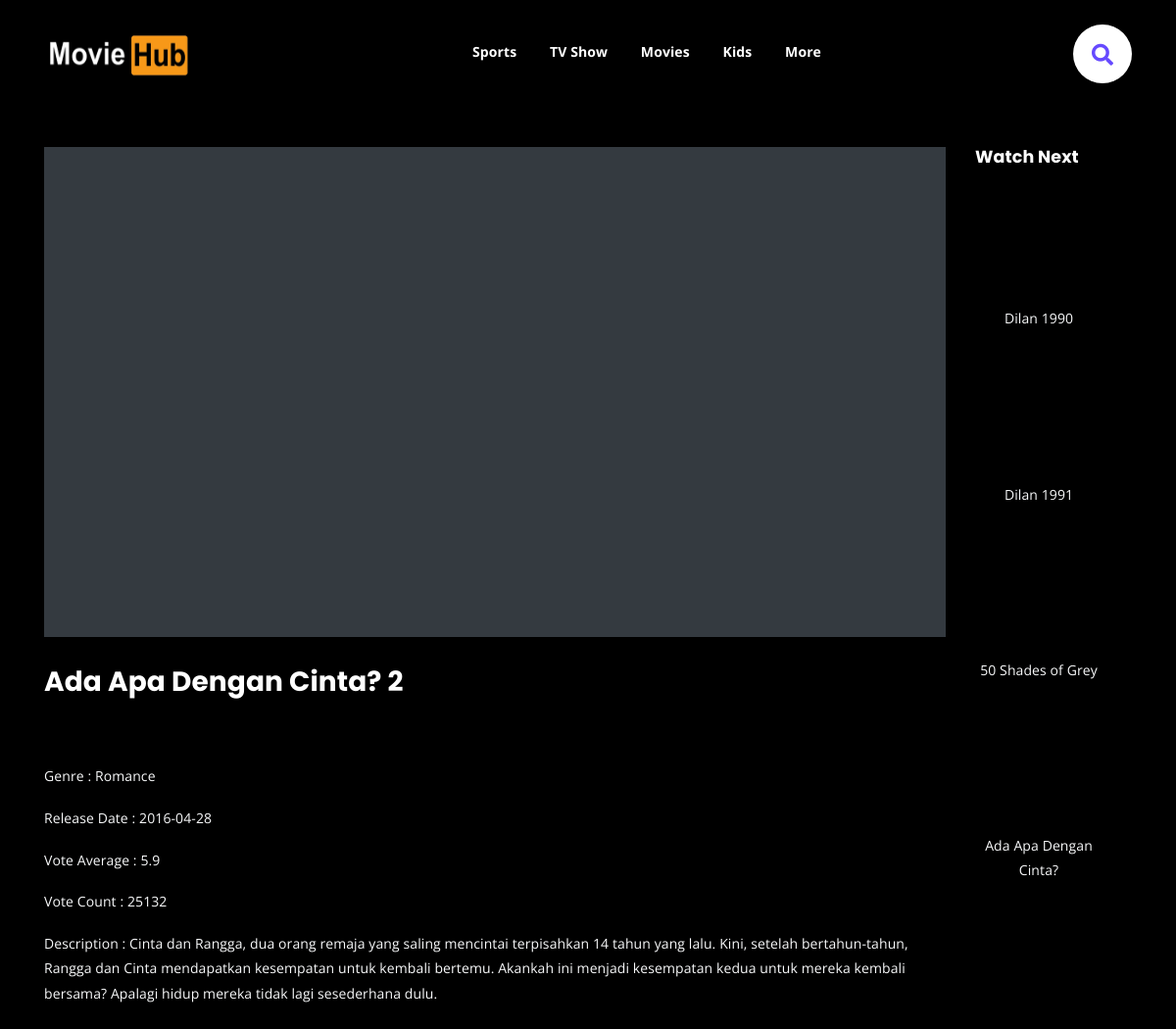
Screenshot of /MovieHub/watch.php?id=162 with the database file from the repository.
### tables this page shows
CREATE TABLE `film` (
  `id` int(11) NOT NULL,
  `title` varchar(255) NOT NULL,
  `genre` varchar(255) NOT NULL,
  `image` varchar(255) NOT NULL,
  `description` text NOT NULL,
  `release_date` date NOT NULL,
  `vote_count` int(11) NOT NULL,
  `vote_average` float NOT NULL
);

### MovieHub/functions.php (called while the page is built)
<?php
$conn = mysqli_connect("localhost", "root", "", "project_film");
return $conn;
function query($query) {
    global $conn;
    $result = mysqli_query($conn, $query);
    $rows = [];
    while( $row = mysqli_fetch_assoc($result) ) {
        $rows[] = $row;
    }
    return $rows;
}
?>

### MovieHub/watch.php (the view, shortened to what this page needs)
<?php
require 'functions.php';
$genreFilm = ["","Sports","TV Show","Movies","Kids","Anime","Fantasy","Action","Romance"];
if($_GET):
    $filmSearch = query("SELECT * FROM film where id = '$_GET[id]' ");
    $filmSearch = $filmSearch ? $filmSearch[0] : "";
    $anotherFilm = query("SELECT * FROM film where genre = $filmSearch[genre] and id != $_GET[id]");
else:
    header('Location: ');
endif;
?>
<!DOCTYPE html>
<html lang="en">
<head>
    <link rel="stylesheet" href="assets/css/all.min.css">
    <link rel="stylesheet" href="assets/bootstrap/css/bootstrap.min.css">
    <link rel="stylesheet" href="assets/css/owl.carousel.css">
    <link rel="stylesheet" href="assets/css/magnific-popup.css">
    <link rel="stylesheet" href="assets/css/animate.css">
    <link rel="stylesheet" href="assets/css/meanmenu.min.css">
    <link rel="stylesheet" href="assets/css/main.css">
    <link rel="stylesheet" href="assets/css/responsive.css">
</head>
<body>
    <div class="top-header-area" id="sticker">
        <div class="container">
            <div class="row">
                <div class="col-lg-12 col-sm-12 text-center">
                    <div class="main-menu-wrap">
                        <div class="site-logo">
                            <a href="index.php">
                                <img src="img/logo_moviehub.png" width="150" height="50">
                            </a>
                        </div>
                        <nav class="main-menu">
                            <ul>
                                <li><a href="index.php?genre=1">Sports</a></li>
                                <li><a href="index.php?genre=2">TV Show</a></li>
                                <li><a href="index.php?genre=3">Movies</a></li>
                                <li><a href="index.php?genre=4">Kids</a></li>
                                <li><a href="#">More</a>
                                </li>
                                <li>
                                <div class="search-box">
                                    <form action=search.php method="get">
                                    </form>
                                    <div class="search-icon">
                                        <i class="fas fa-search"></i>
                                    </div>
                                    <div class="cancel-icon">
                                        </div>
                                        <div class="search-data">
                                    </div>
                                    </div>
                                </li>
                            </ul>
                        </nav>
                    </div>
                </div>
            </div>
        </div>
    </div>
    <div class="latest-news pt-150 pb-150">
        <div class="container">
            <div class="row">
                <div class="col-sm-10">
                    <div class="single-latest-news text-center bg-dark shadow-none" style="width: 100%;height: 500px;" >
                    </div>
                    <h3><?= $filmSearch['title'] ?></h3>
                    <br><br>
                    <div class="detail text-light">
                        <p class="text-light">Genre : <?= $genreFilm[$filmSearch['genre']] ?></p>
                        <p class="text-light">Release Date : <?= $filmSearch['release_date'] ?></p>
                        <p class="text-light"> Vote Average : <?= $filmSearch['vote_average'] ?></p>
                        <p class="text-light">Vote Count : <?= $filmSearch['vote_count'] ?></p>
                        <p class="text-light"> Description : <?= $filmSearch['description'] ?></p>
                    </div>
                </div>
                <div class="col-sm-2 row">
                    <div class="col-sm-12 mb-4">
                        <h5>Watch Next</h5>
                    </div>
                    <?php foreach ($anotherFilm as $key => $value): ?>
                        <div class="col-sm-12">
                            <div class="single-latest-news text-center">
                                <div class="news-text-box p-1 text-light">
                                    <p><a href="single-news.html" class="text-light"><?= $value['title'] ?></a></p>
                                </div>
                            </div>
                        </div>
                    <?php endforeach ?>
                </div>
            </div>
        </div>
    </div>
</body>
</html>

### MovieHub/assets/css/main.css (style rules this page uses)
html { font-size: 14px; font-weight: 400; line-height: 28px; height: 100%; }
body { font-family: "Open Sans", sans-serif; font-weight: 400; background-color: black; font-size: 1rem; letter-spacing: 0.1px; line-height: 1.8; color: #051622; overflow-x: hidden; }
body img { max-width: 100%; }
a { cursor: pointer; text-decoration: none; -webkit-transition: all 0.2s ease-in-out; -o-transition: all 0.2s ease-in-out; transition: all 0.2s ease-in-out; }
h1, .h1, h2, .h2, h3, .h3, h4, .h4, h5, .h5, h6, .h6 { font-family: "Poppins", sans-serif; font-weight: 700; margin: 0 0 1.25rem 0; color: #ffffff; }
h1:last-child, .h1:last-child, h2:last-child, .h2:last-child, h3:last-child, .h3:last-child, h4:last-child, .h4:last-child, h5:last-child, .h5:last-child, h6:last-child, .h6:last-child { margin: 0; }
h3, .h3 { font-size: 2rem; font-weight: 700; line-height: 2.25rem; }
h5, .h5 { font-size: 1.25rem; font-weight: 700; line-height: 1.5rem; }
p { font-family: "Open Sans", sans-serif; font-weight: 400; font-size: 1rem; letter-spacing: 0.1px; line-height: 1.8; color: #051922; margin: 0 0 1.25rem 0; }
p:last-child { margin: 0; }
.pt-150 { padding-top: 150px; }
.pb-150 { padding-bottom: 150px; }
.top-header-area { position: absolute; z-index: 999; width: 100%; padding: 25px 0; }
nav.main-menu ul { margin: 0; padding: 0; list-style: none; }
nav.main-menu ul li { display: inline-block; }
nav.main-menu ul li a { color: #fff; font-weight: 700; display: block; padding: 15px; }
nav.main-menu ul > li { position: relative; }
nav.main-menu > ul li:last-child { float: right; }
.site-logo { float: left; max-width: 150px; left: -50px; }
.main-menu-wrap { position: relative; }
.site-logo { padding: 6px 0; }
nav.main-menu li a { -webkit-transition: 0.3s; -o-transition: 0.3s; transition: 0.3s; }
.top-header-area { -webkit-transition: 0.3s; -o-transition: 0.3s; transition: 0.3s; }
.search-box { top: 15px; position: relative; height: 30px; width: 30px; border-radius: 50%; box-shadow: 5px 5px 30px rgba(0,0,0,.2); transition: all 0.5s cubic-bezier(0.68, -0.55, 0.265, 1.55); }
.search-box .search-icon { position: absolute; right: 0px; top: 50%; transform: translateY(-50%); height: 60px; width: 60px; background: #fff; border-radius: 50%; text-align: center; line-height: 60px; font-size: 22px; color: #664AFF; cursor: pointer; z-index: 1; transition: all 0.5s cubic-bezier(0.68, -0.55, 0.265, 1.55); }
.search-box .cancel-icon { position: absolute; right: 20px; top: 50%; transform: translateY(-50%); font-size: 25px; color: #fff; cursor: pointer; transition: all 0.5s 0.2s cubic-bezier(0.68, -0.55, 0.265, 1.55); }
.search-box .search-data { text-align: center; padding-top: 7px; color: #fff; font-size: 18px; word-wrap: break-word; }
html, body { height: 100%; }
.news-text-box { padding: 25px; border-bottom-left-radius: 5px; border-bottom-right-radius: 5px; }
.single-latest-news { margin-bottom: 30px; }

### rows the page displays
film: title "Ada Apa Dengan Cinta? 2", genre "Romance", release_date "2016-04-28", vote_average "5.9", vote_count "25132", description "Cinta dan Rangga, dua orang remaja yang saling mencintai terpisahkan 14 tahun yang lalu. Kini, setelah bertahun-tahun, Rangga dan Cinta mendapatkan kesempatan untuk kembali bertemu. Akankah ini menjadi kesempatan kedua untuk mereka kembali bersama? Apalagi hidup mereka tidak lagi sesederhana dulu."
film: title "Dilan 1990"
film: title "Dilan 1991"
film: title "50 Shades of Grey"
film: title "Ada Apa Dengan Cinta?"
